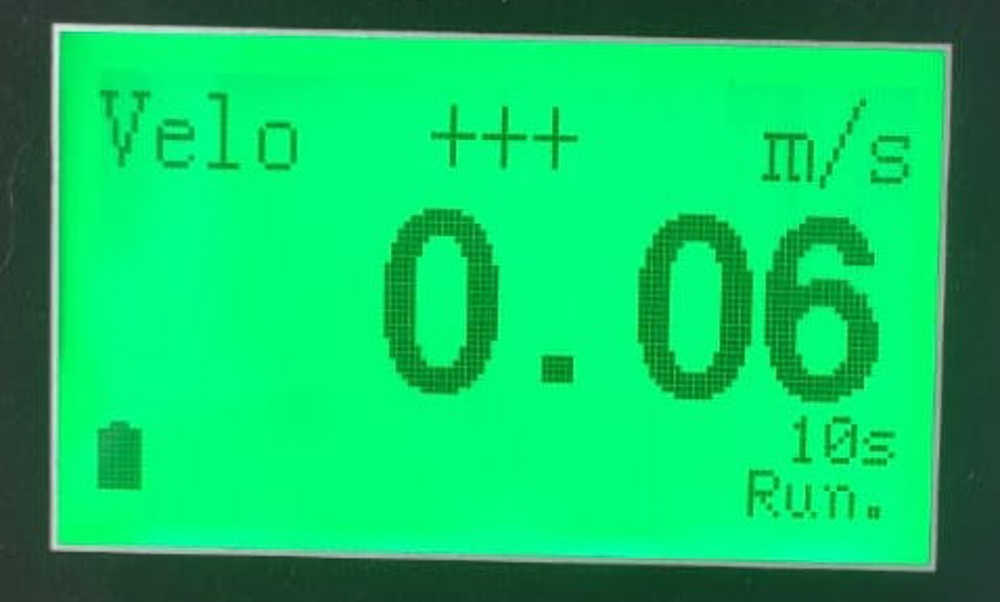
#> input picture training/test1-006.jpg, 1000 x 602 px, shrunk from 2048 x 1233 before the run; its folder holds only this picture in this run
$ python norm.py
#> lines starting #> are read from the running program, lines starting #| are printed output that depends on the picture
# Picture List
import numpy as np
import cv2
import os

import pytesseract

plist = [x for x in os.listdir() if (x.endswith(".jpg") or x.endswith(".png"))]

for pt in plist:
    img = cv2.imread(pt)
#> img is the input picture: shape (602, 1000, 3); mean B, G, R 101.2, 201, 14.7

    norm_img = np.zeros((img.shape[0], img.shape[1]))
    img = cv2.normalize(img, norm_img, 0, 255, cv2.NORM_MINMAX)
    img = cv2.threshold(img, 100, 255, cv2.THRESH_BINARY)[1]
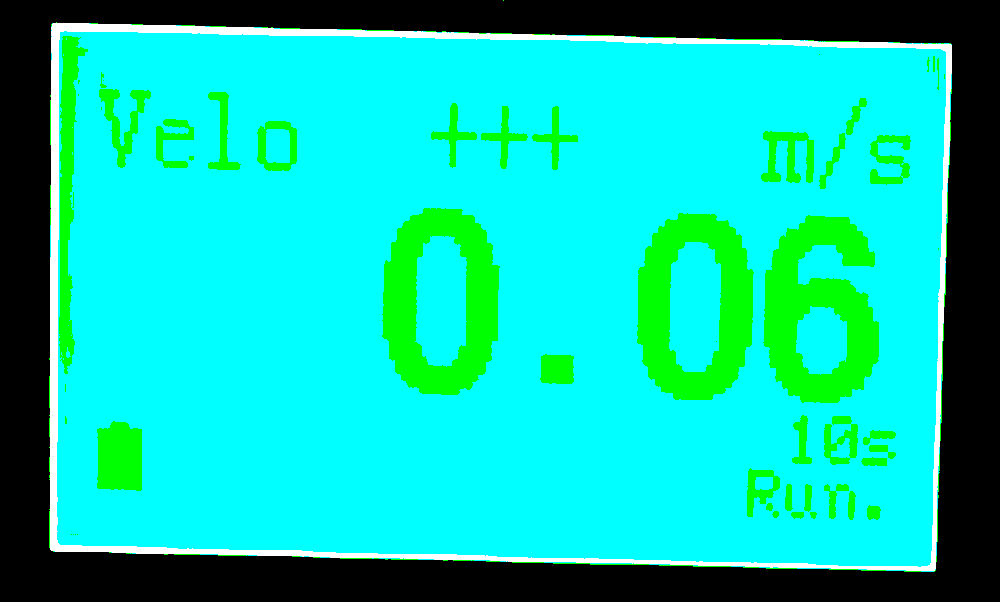
#> img: shape (602, 1000, 3); mean B, G, R 175, 200.5, 7
    img = cv2.GaussianBlur(img, (1, 1), 0)
    cv2.imshow(img)
    cv2.waitKey(0)

#> (the run stopped early here; a loop or call above may not have finished)

$ run again, on training/test2-007.jpg
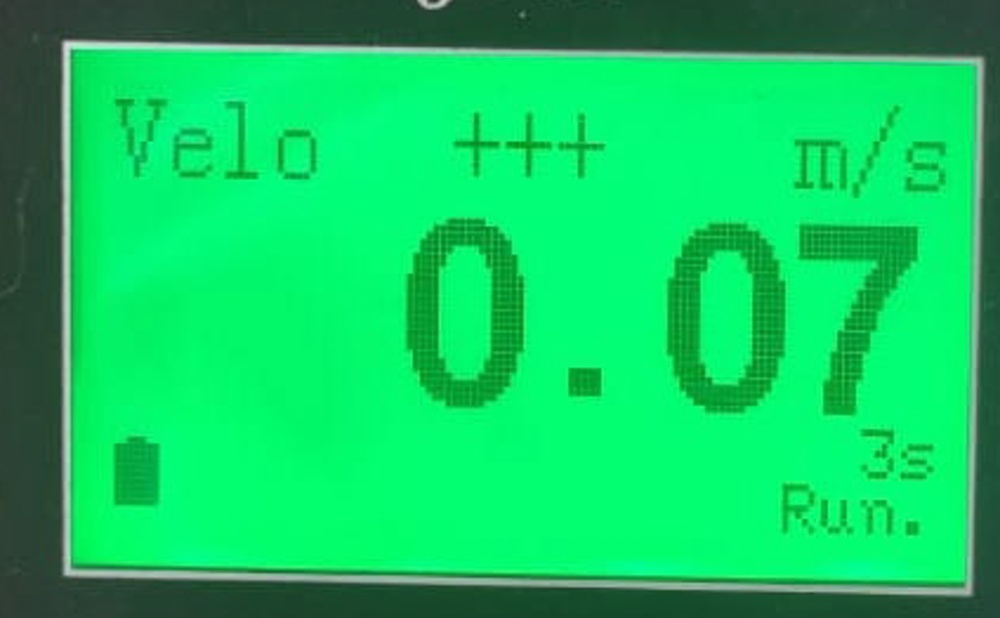
#> input picture training/test2-007.jpg, 1000 x 618 px, shrunk from 2048 x 1265 before the run
#> img is the input picture: shape (618, 1000, 3); mean B, G, R 97.5, 203.9, 16.1
#> `img = cv2.threshold(img, 100, 255, cv2.THRESH_BINARY)[1]`:
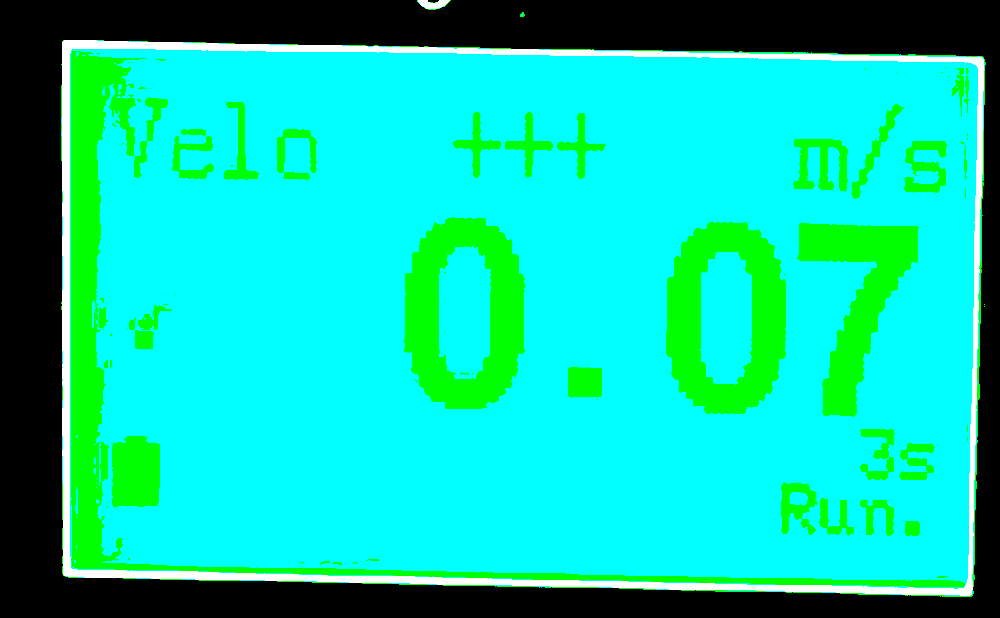
#> img: shape (618, 1000, 3); mean B, G, R 171.7, 204.3, 7.8

$ run again, on training/test3-005.jpg
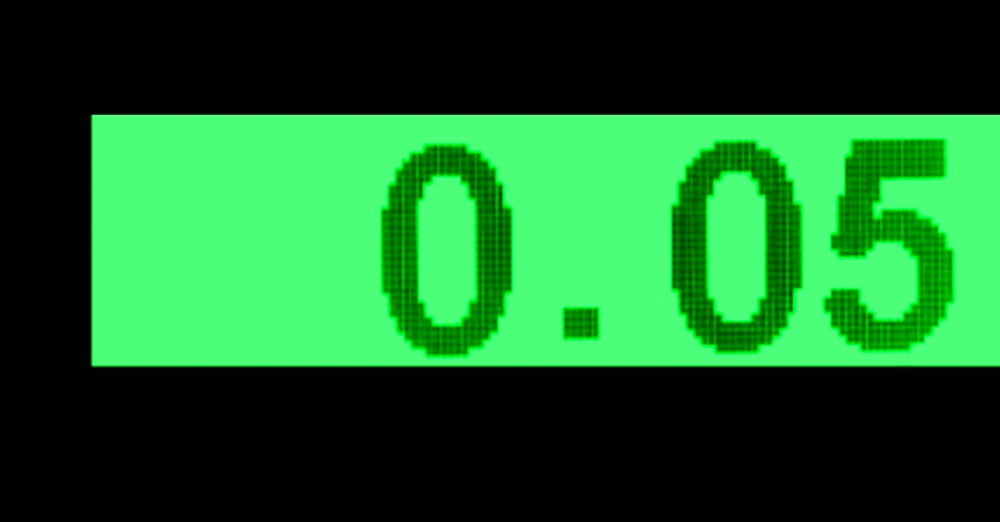
#> input picture training/test3-005.jpg, 1000 x 522 px, shrunk from 2048 x 1070 before the run
#> img is the input picture: shape (522, 1000, 3); mean B, G, R 41.4, 101.4, 25.5
#> `img = cv2.threshold(img, 100, 255, cv2.THRESH_BINARY)[1]`:
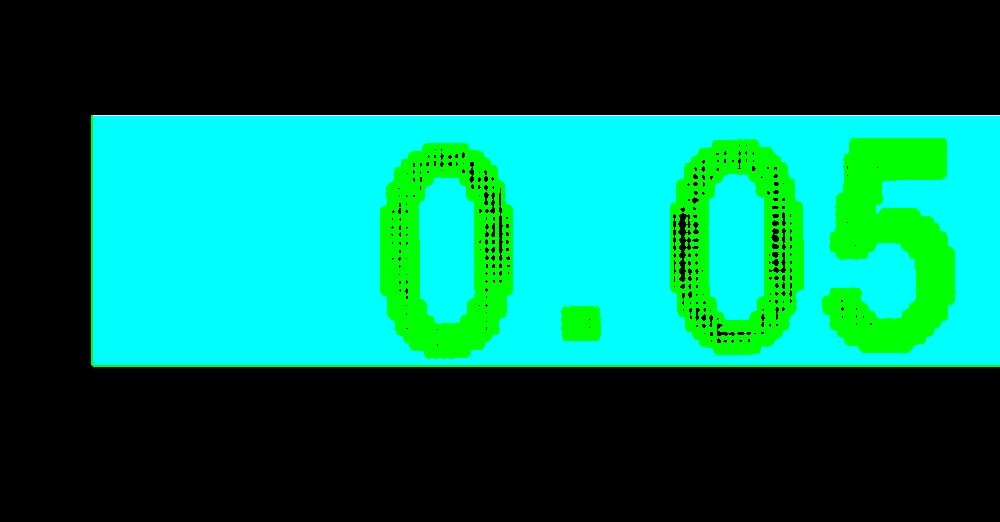
#> img: shape (522, 1000, 3); mean B, G, R 85.1, 110.2, 0.4
